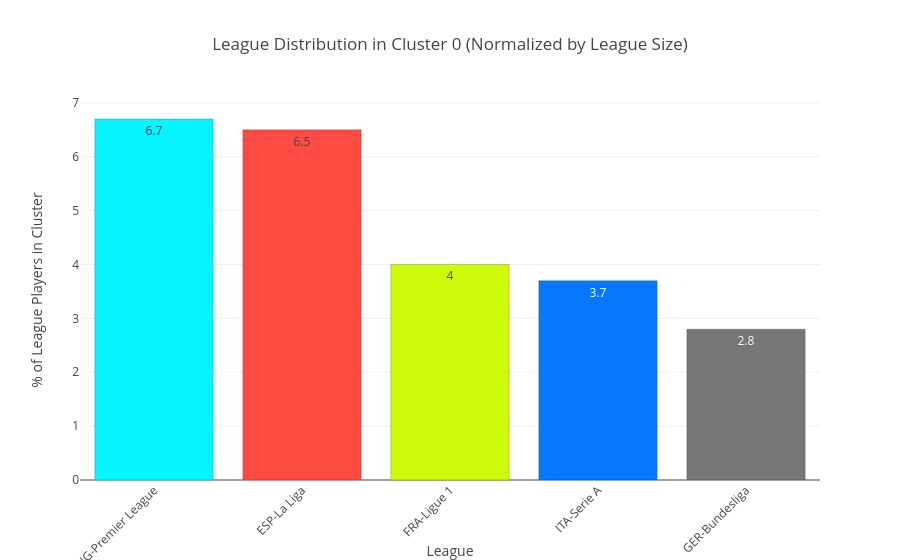

This figure's notebook cell:
### Code cell
def plot_cluster_positions(cluster_id, df_clusters=df_clusters):
    """
    Create a bar plot showing the distribution of positions in a specific cluster
    """
    cluster_data = df_clusters[df_clusters['cluster'] == cluster_id]
    pos_counts = cluster_data['pos'].value_counts().reset_index()
    pos_counts.columns = ['Position', 'Count']
    
    unique_positions = sorted(df_clusters['pos'].unique())
    colors = plt.cm.tab20(np.linspace(0, 1, len(unique_positions)))
    color_map = {
        pos: f'#{int(colors[i][0]*255):02x}{int(colors[i][1]*255):02x}{int(colors[i][2]*255):02x}'
        for i, pos in enumerate(unique_positions)
    }
    
    fig = px.bar(
        pos_counts,
        x='Position',
        y='Count',
        title=f'Position Distribution in Cluster {cluster_id}',
        labels={'Count': 'Number of Players', 'Position': 'Position'},
        color='Position',
        color_discrete_map=color_map,
        text='Count'
    )
    fig.update_traces(textposition='auto')
    fig.update_layout(title_x=0.5)
    fig.show()

def plot_cluster_league(cluster_id, df_clusters=df_clusters):
    """
    Create a bar plot showing the normalized distribution of leagues in a specific cluster
    (normalized by the total number of players in each league)
    """
    cluster_data = df_clusters[df_clusters['cluster'] == cluster_id]
    
    # Count players by league in this cluster
    league_counts_cluster = cluster_data['league'].value_counts().reset_index()
    league_counts_cluster.columns = ['League', 'Count_in_Cluster']
    
    # Count total players by league in the entire dataset
    league_counts_total = df_clusters['league'].value_counts().reset_index()
    league_counts_total.columns = ['League', 'Total_Count']
    
    # Merge and calculate normalized percentage
    league_data = league_counts_cluster.merge(league_counts_total, on='League')
    league_data['Percentage'] = (league_data['Count_in_Cluster'] / league_data['Total_Count'] * 100).round(1)
    
    # Sort by percentage descending
    league_data = league_data.sort_values('Percentage', ascending=False)
    
    # Define league colors with hex codes
    league_colors = {
        'ESP-La Liga': "#FF4B44",
        'ENG-Premier League': '#04F5FF',
        'GER-Bundesliga': "#777777",
        'FRA-Ligue 1': '#CDFB0A',
        'ITA-Serie A': '#0578FF'
    }
    
    fig = px.bar(
        league_data,
        x='League',
        y='Percentage',
        title=f'League Distribution in Cluster {cluster_id} (Normalized by League Size)',
        labels={'Percentage': '% of League Players in Cluster', 'League': 'League'},
        text='Percentage',
        color='League',
        color_discrete_map=league_colors,
        hover_data={'Count_in_Cluster': True, 'Total_Count': True, 'Percentage': ':.1f'}
    )
    
    fig.update_traces(textposition='auto', marker_line_width=0.2, marker_line_color='black')
    fig.update_layout(title_x=0.5, xaxis_tickangle=-45, showlegend=False)
    fig.show()
    
plot_cluster_league(0)

### Figure 1 — Plotly figure (JSON) as saved in the notebook; plotly's stock layout.template omitted (floating-point values rounded to 4 significant figures)
{"data": [{"alignmentgroup": "True", "customdata": [[51, 759]], "hovertemplate": "League=%{x}<br>% of League Players in Cluster=%{text:.1f}<br>Count_in_Cluster=%{customdata[0]}<br>Total_Count=%{customdata[1]}<extra></extra>", "legendgroup": "ENG-Premier League", "marker": {"color": "#04F5FF", "line": {"color": "black", "width": 0.2}, "pattern": {"shape": ""}}, "name": "ENG-Premier League", "offsetgroup": "ENG-Premier League", "orientation": "v", "showlegend": true, "text": [6.7], "textposition": "auto", "type": "bar", "x": ["ENG-Premier League"], "xaxis": "x", "y": [6.7], "yaxis": "y"}, {"alignmentgroup": "True", "customdata": [[37, 567]], "hovertemplate": "League=%{x}<br>% of League Players in Cluster=%{text:.1f}<br>Count_in_Cluster=%{customdata[0]}<br>Total_Count=%{customdata[1]}<extra></extra>", "legendgroup": "ESP-La Liga", "marker": {"color": "#FF4B44", "line": {"color": "black", "width": 0.2}, "pattern": {"shape": ""}}, "name": "ESP-La Liga", "offsetgroup": "ESP-La Liga", "orientation": "v", "showlegend": true, "text": [6.5], "textposition": "auto", "type": "bar", "x": ["ESP-La Liga"], "xaxis": "x", "y": [6.5], "yaxis": "y"}, {"alignmentgroup": "True", "customdata": [[25, 632]], "hovertemplate": "League=%{x}<br>% of League Players in Cluster=%{text:.1f}<br>Count_in_Cluster=%{customdata[0]}<br>Total_Count=%{customdata[1]}<extra></extra>", "legendgroup": "FRA-Ligue 1", "marker": {"color": "#CDFB0A", "line": {"color": "black", "width": 0.2}, "pattern": {"shape": ""}}, "name": "FRA-Ligue 1", "offsetgroup": "FRA-Ligue 1", "orientation": "v", "showlegend": true, "text": [4], "textposition": "auto", "type": "bar", "x": ["FRA-Ligue 1"], "xaxis": "x", "y": [4], "yaxis": "y"}, {"alignmentgroup": "True", "customdata": [[28, 763]], "hovertemplate": "League=%{x}<br>% of League Players in Cluster=%{text:.1f}<br>Count_in_Cluster=%{customdata[0]}<br>Total_Count=%{customdata[1]}<extra></extra>", "legendgroup": "ITA-Serie A", "marker": {"color": "#0578FF", "line": {"color": "black", "width": 0.2}, "pattern": {"shape": ""}}, "name": "ITA-Serie A", "offsetgroup": "ITA-Serie A", "orientation": "v", "showlegend": true, "text": [3.7], "textposition": "auto", "type": "bar", "x": ["ITA-Serie A"], "xaxis": "x", "y": [3.7], "yaxis": "y"}, {"alignmentgroup": "True", "customdata": [[19, 671]], "hovertemplate": "League=%{x}<br>% of League Players in Cluster=%{text:.1f}<br>Count_in_Cluster=%{customdata[0]}<br>Total_Count=%{customdata[1]}<extra></extra>", "legendgroup": "GER-Bundesliga", "marker": {"color": "#777777", "line": {"color": "black", "width": 0.2}, "pattern": {"shape": ""}}, "name": "GER-Bundesliga", "offsetgroup": "GER-Bundesliga", "orientation": "v", "showlegend": true, "text": [2.8], "textposition": "auto", "type": "bar", "x": ["GER-Bundesliga"], "xaxis": "x", "y": [2.8], "yaxis": "y"}], "layout": {"barmode": "relative", "legend": {"title": {"text": "League"}, "tracegroupgap": 0}, "showlegend": false, "title": {"text": "League Distribution in Cluster 0 (Normalized by League Size)", "x": 0.5}, "xaxis": {"anchor": "y", "categoryarray": ["ENG-Premier League", "ESP-La Liga", "FRA-Ligue 1", "ITA-Serie A", "GER-Bundesliga"], "categoryorder": "array", "domain": [0, 1], "tickangle": -45, "title": {"text": "League"}}, "yaxis": {"anchor": "x", "domain": [0, 1], "title": {"text": "% of League Players in Cluster"}}}}
